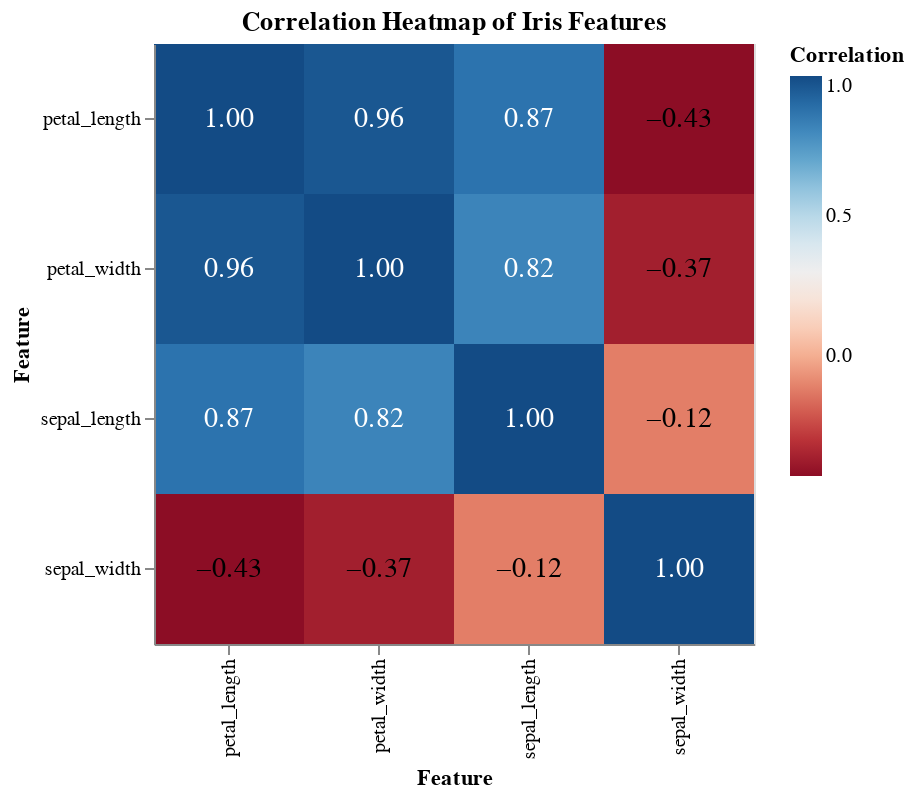

Source (notebook cell):
### Markdown cell above
Correlation Heatmap: 

This plot shows how the numeric features are related to each other. We can see that petal length and petal width are highly correlated, while sepal length and sepal width have a weaker correlation. This suggests that petal measurements might be more useful for distinguishing species.

### Code cell
corr = iris.drop(columns="species").corr().stack().reset_index()
corr.columns = ["feature1", "feature2", "correlation"]

# Heatmap
heatmap = alt.Chart(corr).mark_rect().encode(
    x=alt.X("feature1:N", title="Feature"),
    y=alt.Y("feature2:N", title="Feature"),
    color=alt.Color("correlation:Q", scale=alt.Scale(scheme="redblue"), title="Correlation")
).properties(
    width=300,
    height=300,
    title="Correlation Heatmap of Iris Features"
)

# Add correlation values
text = alt.Chart(corr).mark_text(size=14).encode(
    x="feature1:N",
    y="feature2:N",
    text=alt.Text("correlation:Q", format=".2f"),
    color=alt.condition(
        "datum.correlation > 0.5",
        alt.value("white"),
        alt.value("black")
    )
)

heatmap + text

### Figure 1 — Vega-Lite specification as saved in the notebook (floating-point values rounded to 4 significant figures)
{"config": {"view": {"continuousWidth": 300, "continuousHeight": 300}}, "layer": [{"mark": {"type": "rect"}, "encoding": {"color": {"field": "correlation", "scale": {"scheme": "redblue"}, "title": "Correlation", "type": "quantitative"}, "x": {"field": "feature1", "title": "Feature", "type": "nominal"}, "y": {"field": "feature2", "title": "Feature", "type": "nominal"}}, "title": "Correlation Heatmap of Iris Features"}, {"mark": {"type": "text", "size": 14}, "encoding": {"color": {"condition": {"test": "datum.correlation > 0.5", "value": "white"}, "value": "black"}, "text": {"field": "correlation", "format": ".2f", "type": "quantitative"}, "x": {"field": "feature1", "type": "nominal"}, "y": {"field": "feature2", "type": "nominal"}}}], "data": {"name": "data-02f3ead34fd3332aba802e92c30af8cf"}, "height": 300, "width": 300, "$schema": "https://vega.github.io/schema/vega-lite/v6.1.0.json", "datasets": {"data-02f3ead34fd3332aba802e92c30af8cf": [{"feature1": "sepal_length", "feature2": "sepal_length", "correlation": 1.0}, {"feature1": "sepal_length", "feature2": "sepal_width", "correlation": -0.1176}, {"feature1": "sepal_length", "feature2": "petal_length", "correlation": 0.8718}, {"feature1": "sepal_length", "feature2": "petal_width", "correlation": 0.8179}, {"feature1": "sepal_width", "feature2": "sepal_length", "correlation": -0.1176}, {"feature1": "sepal_width", "feature2": "sepal_width", "correlation": 1.0}, {"feature1": "sepal_width", "feature2": "petal_length", "correlation": -0.4284}, {"feature1": "sepal_width", "feature2": "petal_width", "correlation": -0.3661}, {"feature1": "petal_length", "feature2": "sepal_length", "correlation": 0.8718}, {"feature1": "petal_length", "feature2": "sepal_width", "correlation": -0.4284}, {"feature1": "petal_length", "feature2": "petal_length", "correlation": 1.0}, {"feature1": "petal_length", "feature2": "petal_width", "correlation": 0.9629}, {"feature1": "petal_width", "feature2": "sepal_length", "correlation": 0.8179}, {"feature1": "petal_width", "feature2": "sepal_width", "correlation": -0.3661}, {"feature1": "petal_width", "feature2": "petal_length", "correlation": 0.9629}, {"feature1": "petal_width", "feature2": "petal_width", "correlation": 1.0}]}}
